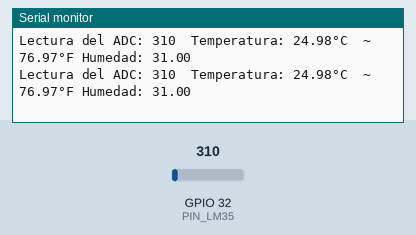
Bench run of a sketch on a simulated ESP32. Shown: the last lines printed to the serial monitor. The test bench sets the inputs (shaded band); at power-on: GPIO 32 (PIN_LM35) = 310. WiFi joins after 1.5 s; servers stay silent unless stated; storage starts empty.

Above: at 3.2 s.
3.3 s: GPIO 32 (PIN_LM35) set to 372
At 3.8 s:
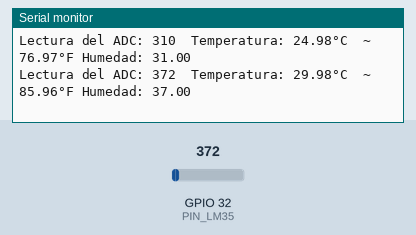
4.8 s: GPIO 32 (PIN_LM35) set to 434
At 5.4 s:
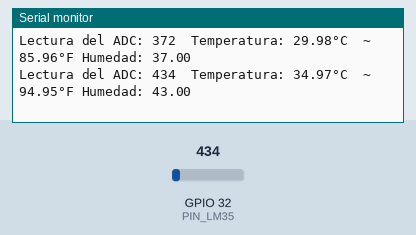
Timing chart, 0 to 7.8 s (numbered marks = the images above; inputs shaded):
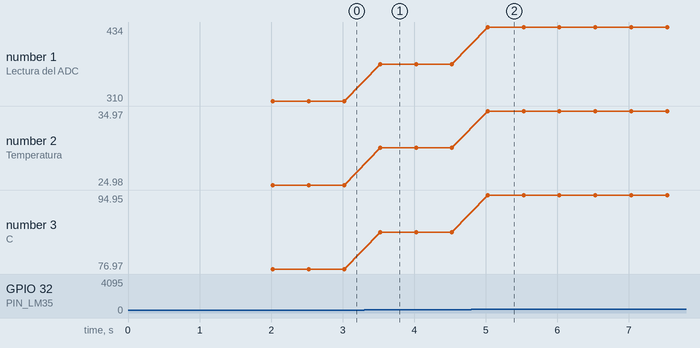

The sketch:

Lab7_3_DHT11.ino
```cpp
#include <Arduino.h>
#include <WiFi.h>
#include <ESPAsyncWebServer.h>
#include "SPIFFS.h"
#include <Arduino_JSON.h>
#include "config.h"
#define PIN_LM35 32
#define factor 0.0805860805860
int datoVal;
float milliVolt,tempC,tempF,humedad;
#define ADC_VREF_mV    3300.0 // 3.3v en millivoltios
#define ADC_RESOLUTION 4096.0

// Creamos el servidor AsyncWebServer en el puerto 80
AsyncWebServer server(80);

// Create an Event Source on /events
AsyncEventSource events("/events");

// Json Variable to Hold Sensor Readings
JSONVar readings;

// Timer variables
unsigned long lastTime = 0;
unsigned long timerDelay = 1000; // actualizacion cada segundo//30000;

// Tomando datos del sensor para mandarlos a objeto JSON
String getSensorReadings(){

  readings["temperatureC"] = String(tempC);
  readings["temperatureF"] = String(tempF);
  readings["humidity"] =  String(humedad);

  String jsonString = JSON.stringify(readings);
  return jsonString;
}

// Inicializando LittleFS
void initFS() {
 // Iniciamos  SPIFFS
  if(!SPIFFS.begin())
     { Serial.println("ha ocurrido un error al montar SPIFFS");
       return; }
}

// Inicializando WiFi
void initWiFi() {
// conectamos al Wi-Fi
  WiFi.begin(ssid, password);
  // Mientras no se conecte, mantenemos un bucle con reintentos sucesivos
  while (WiFi.status() != WL_CONNECTED) {
      delay(1000);
      // Esperamos un segundo
      Serial.println("Conectando a la red WiFi..");
    }
  Serial.println();
  Serial.println(WiFi.SSID());
  Serial.print("Direccion IP:\t");
  // Imprimimos la ip que le ha dado nuestro router
  Serial.println(WiFi.localIP());
}
String getRSSI(){
  return String(WiFi.RSSI());
}
String processor(const String& var){
    Serial.print(var+" : ");
    if (var == "IP"){
      return String(WiFi.localIP().toString().c_str());
    }
    else if (var == "HOSTNAME"){
      return String(WiFi.getHostname());
    }
    else if (var == "STATUS"){
      return String(WiFi.status());
    }
    else if (var == "SSID"){
      return String(WiFi.SSID().c_str());
    }
    else if (var == "PSK"){
      return String(WiFi.psk().c_str());
    }
    else if (var == "BSSID"){
      return String(WiFi.BSSIDstr().c_str());
    }
    else if (var == "RSSI"){
      return String(WiFi.RSSI());
    }
}


void setup() {
  Serial.begin(115200);

  initWiFi();
  initFS();


   // Ruta para cargar el archivo index.html
  server.on("/", HTTP_GET, [](AsyncWebServerRequest *request){
    request->send(SPIFFS, "/index.html", String(), false, processor);
  });


  server.serveStatic("/", SPIFFS, "/");

  // Request for the latest sensor readings
  server.on("/readings", HTTP_GET, [](AsyncWebServerRequest *request){
    String json = getSensorReadings();
    request->send(200, "application/json", json);
    json = String();
  });

  // Ruta para poner el GPIO alto
  server.on("/RSSI", HTTP_GET, [](AsyncWebServerRequest *request){
    request->send_P(200, "text/plain",getRSSI().c_str());
  });

  events.onConnect([](AsyncEventSourceClient *client){
    if(client->lastId()){
      Serial.printf("Client reconnected! Last message ID that it got is: %u\n", client->lastId());
    }
    // send event with message "hello!", id current millis
    // and set reconnect delay to 1 second
    client->send("hello!", NULL, millis(), 10000);
  });
  server.addHandler(&events);

  // Start server
  server.begin();
}

void loop() {
  // Lectura de los datos del sensor
  datoVal = analogRead(PIN_LM35);
  // Convirtiendo los datos del ADC a milivoltios
  milliVolt = datoVal * (ADC_VREF_mV / ADC_RESOLUTION);
  // Convirtiendo el voltaje al temperatura en °C
  tempC = datoVal * factor ;
  // convirtiendo °C a °F
  tempF = tempC * 9 / 5 + 32;

  // Humedad
  humedad = datoVal/10;

  if ((millis() - lastTime) > timerDelay) {
    // Send Events to the client with the Sensor Readings Every 30 seconds
    events.send("ping",NULL,millis());
    events.send(getSensorReadings().c_str(),"new_readings" ,millis());
    lastTime = millis();
  }

  // Imprimiendo valores en el monitor serial:
  Serial.print("Lectura del ADC: ");
  Serial.print(datoVal);   // Valor leido por el ADC
  Serial.print("  Temperatura: ");
  Serial.print(tempC);   // Imprimiendo la temperatura en °C
  Serial.print("°C");
  Serial.print("  ~  "); //
  Serial.print(tempF);   // Imprimiendo la temperatura en °F
  Serial.print("°F");
  Serial.print(" Humedad: ");
  Serial.println(humedad);
  delay(500);
}
```

config.h
```cpp
const char* ssid = "TACACHIRA.";        //Indicamos el nombre de la red WiFi (SSID) a la que queremos conectarnos.
const char* password =  "2600Tab876..";    //Indicamos la contraseña de de red WiFi

/*
const char* ssid = "xxxxxx";        //Indicamos el nombre de la red WiFi (SSID) a la que queremos conectarnos.
const char* password = "yyyy";  //Indicamos la contraseña de de red WiFi
*/
```

Measured:
- after the input at 3.3 s, the serial monitor: prints a new line after 0.23 s (image 1)
- after the input at 4.8 s, the serial monitor: prints a new line after 0.23 s (image 2)
- plotted number 1: 310 → 372 after the input at 3.3 s, 372 → 434 after the input at 4.8 s
- plotted number 2: 24.98 → 29.98 after the input at 3.3 s, 29.98 → 34.97 after the input at 4.8 s
- plotted number 3: 76.97 → 85.96 after the input at 3.3 s, 85.96 → 94.95 after the input at 4.8 s
